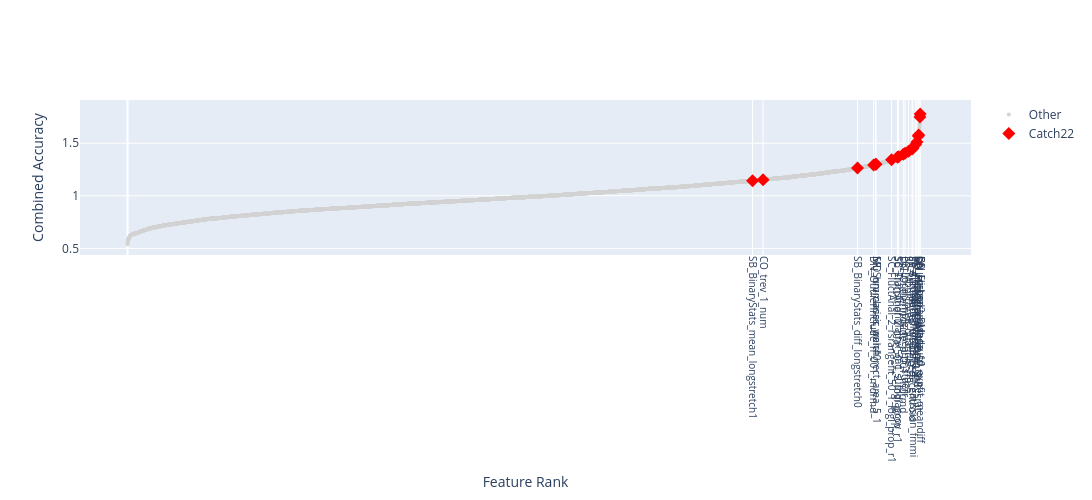

This figure's notebook cell:
### Markdown cell above
*Note* C22 features should be among top performers, otherwise they will get removed in stage 2.

### Code cell
fig = fs.plot_combined_accuracy(perf_scores_n_c)
fig.show()

### Figure 1 — Plotly figure (JSON) as saved in the notebook; plotly's stock layout.template omitted (floating-point values rounded to 4 significant figures; data arrays with more than 128 entries replaced by an {"elided": "..."} marker saying what was removed)
{"data": [{"hoverinfo": "text+y", "marker": {"color": "lightgrey", "size": 4}, "mode": "markers", "name": "Other", "text": {"elided": "6316 str values"}, "type": "scatter", "x": {"elided": "6316 int values"}, "y": {"elided": "6316 float values"}}, {"hoverinfo": "text+y", "marker": {"color": "red", "size": 10, "symbol": "diamond"}, "mode": "markers", "name": "Catch22", "text": ["SB_BinaryStats_mean_longstretch1", "CO_trev_1_num", "SB_BinaryStats_diff_longstretch0", "DN_OutlierInclude_n_001_mdrmd", "MD_hrv_classic_pnn40", "SP_Summaries_welch_rect_area_5_1", "SC_FluctAnal_2_rsrangefit_50_1_logi_prop_r1", "SC_FluctAnal_2_dfa_50_1_2_logi_prop_r1", "SB_TransitionMatrix_3ac_sumdiagcov", "DN_OutlierInclude_p_001_mdrmd", "FC_LocalSimple_mean3_stderr", "SB_MotifThree_quantile_hh", "SP_Summaries_welch_rect_centroid", "IN_AutoMutualInfoStats_40_gaussian_fmmi", "PD_PeriodicityWang_th0.01", "CO_HistogramAMI_even_2_5", "FC_LocalSimple_mean1_tauresrat", "DN_HistogramMode_5", "CO_Embed2_Dist_tau_d_expfit_meandiff", "DN_HistogramMode_10"], "type": "scatter", "x": [4995, 5079, 5834, 5963, 5980, 5981, 6106, 6153, 6162, 6200, 6214, 6242, 6270, 6277, 6299, 6309, 6320, 6323, 6333, 6335], "y": [1.143, 1.153, 1.265, 1.293, 1.299, 1.3, 1.343, 1.367, 1.371, 1.395, 1.403, 1.423, 1.446, 1.451, 1.487, 1.511, 1.567, 1.577, 1.749, 1.777]}], "layout": {"height": 500, "hovermode": "closest", "width": 1200, "xaxis": {"tickangle": 90, "tickfont": {"size": 10}, "ticktext": ["SB_BinaryStats_mean_longstretch1", "CO_trev_1_num", "SB_BinaryStats_diff_longstretch0", "DN_OutlierInclude_n_001_mdrmd", "MD_hrv_classic_pnn40", "SP_Summaries_welch_rect_area_5_1", "SC_FluctAnal_2_rsrangefit_50_1_logi_prop_r1", "SC_FluctAnal_2_dfa_50_1_2_logi_prop_r1", "SB_TransitionMatrix_3ac_sumdiagcov", "DN_OutlierInclude_p_001_mdrmd", "FC_LocalSimple_mean3_stderr", "SB_MotifThree_quantile_hh", "SP_Summaries_welch_rect_centroid", "IN_AutoMutualInfoStats_40_gaussian_fmmi", "PD_PeriodicityWang_th0.01", "CO_HistogramAMI_even_2_5", "FC_LocalSimple_mean1_tauresrat", "DN_HistogramMode_5", "CO_Embed2_Dist_tau_d_expfit_meandiff", "DN_HistogramMode_10"], "tickvals": [4995, 5079, 5834, 5963, 5980, 5981, 6106, 6153, 6162, 6200, 6214, 6242, 6270, 6277, 6299, 6309, 6320, 6323, 6333, 6335], "title": {"text": "Feature Rank"}}, "yaxis": {"title": {"text": "Combined Accuracy"}}}}
